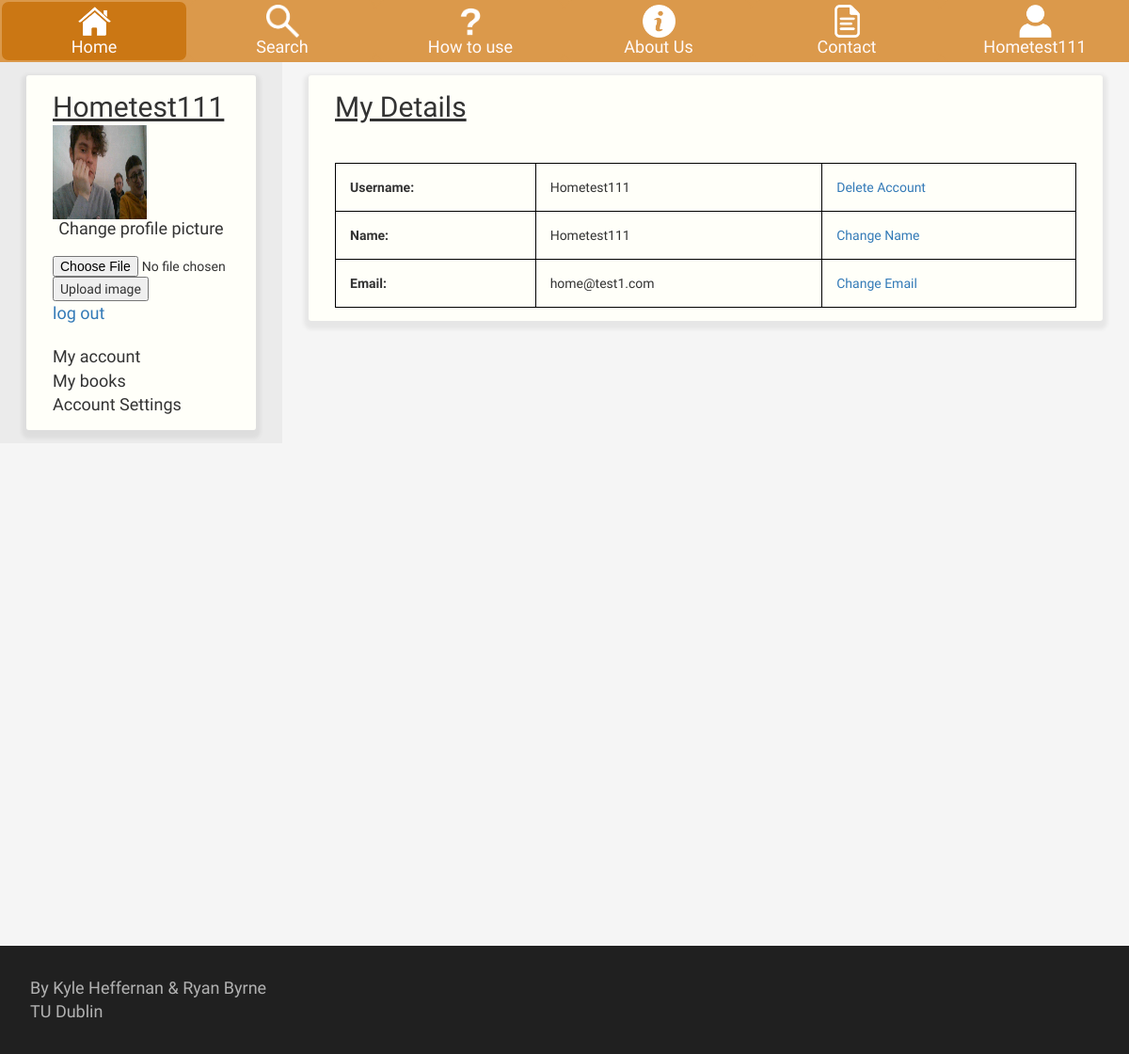
The page /myAccount.php (signed in) on the database its author committed.
### tables this page shows
CREATE TABLE `users` (
  `name` varchar(30) NOT NULL,
  `username` varchar(15) NOT NULL,
  `email` varchar(50) NOT NULL,
  `password` varchar(30) NOT NULL,
  `imgStatus` int(11) NOT NULL
);

### myAccount.php (the view, shortened to what this page needs)
<!DOCTYPE html>
<html lang="en">
<head>
    <link rel="stylesheet" href="https://maxcdn.bootstrapcdn.com/bootstrap/3.3.7/css/bootstrap.min.css">
</head>
<body>
    <div class="container-fluid wholePage">
        <nav>
            <div class="row navRow">
                <a href="index.php">
                    <div class="col-sm-2 tab-box current-box">
                        <img src="res/HomeWhite.png">
                        <h6>Home</h6>
                    </div>
                </a>
                <a href="Results.php">
                    <div class="col-sm-2 tab-box">
                        <img src="res/magnifyingGlassIcon.png">
                        <h6>Search</h6>
                    </div>
                </a>
                <a href="howToUse.php">
                    <div class="col-sm-2 tab-box">
                        <img src="res/questionIcon.png">
                        <h6>How to use</h6>
                    </div>
                </a>
                <a href="aboutUs.php">
                    <div class="col-sm-2 tab-box">
                        <img src="res/aboutUsIcon.png">
                        <h6>About Us</h6>
                    </div>
                </a>
                <a href="contact.php">
                    <div class="col-sm-2 tab-box">
                        <img src="res/ContactIcon.png">
                        <div class="navText">
                            <h6>Contact</h6>
                        </div>
                    </div>
                </a>
                <div class="col-sm-2 tab-box" onclick="slide()">
                    <img class="login" src="res/personIcon.png">
                    <?php
                            if (isset($_SESSION['loggedin']) && $_SESSION['loggedin'] == true)
                            {
                                echo '<h6>'.$_SESSION['Username'].'</h6>';
                            }
                            else
                            {
                                echo"<h6>Account</h6>";
                            }
                        ?>
                </div>
            </div>
        </nav>
        <div class="mainBody">
            <div class="row">
                <div class="col-sm-3 leftMain">
                    <div class="card">
                        <?php echo '<h2>'.$_SESSION['Username'].'</h2>'; ?>
                        <?php
                            $servername = "localhost";
                            $username = "root";
                            $password = "";
                            $dbname = "project2";
                            $conn = new mysqli($servername, $username, $password, $dbname);
                            $id = $_SESSION['Username'];
                            $sqlImg = "SELECT * FROM users WHERE username='$id' AND imgStatus='1'";
                            $result = mysqli_query($conn, $sqlImg) OR die(mysqli_error($conn));
                            $numrows = mysqli_num_rows($result);
                            echo "<div>";
                                if($numrows == 0)
                                {
                                    echo "<img src='res/default.PNG' style='width:100px;height:100px;'>";
                                }
                                else if($numrows == 1)
                                {
                                    echo "<img src='uploads/profile".$id.".jpg' style='width:100px;height:100px;'>";
                                }
                            echo "</div>";
                        ?>
                        <h4>Change profile picture</h4><br>
                        <form method="post" action="upload.php" enctype="multipart/form-data">
                            <input type="file" name="file" required>
                            <button type="Submit" name="submit">Upload image</button><br>
                        </form>
                        <p><a href="logoutSql.php">log out</a></p><br>
                        <p>My account</p>
                        <p>My books</p>
                        <p>Account Settings</p>
                    </div>
                </div>
                <div class="col-sm-9 rightMain">
                    <div class="card">
                        <h2>My Details</h2>
                        <?php
                            $servername = "localhost";
                            $username = "root";
                            $password = "";
                            $dbname = "project2";
                            $connection = new mysqli($servername, $username, $password, $dbname);
                        $sql = "SELECT name, username, email FROM users WHERE username ='".$_SESSION['Username']."' ";
                        $result = $connection->query($sql);
                            while($row = $result->fetch_assoc())
                            {
                            echo
                            "<table>
                            <tr>
                                <th>Username: </th>
                                <td>".$row["username"]."</td>
                                <td><a href='deleteAccount.php'>Delete Account</a></td>
                            </tr>
                            <br>
                            <tr>
                                <th>Name: </th>
                                <td>".$row["name"]."</td>
                                <td><a href='changeName.php'>Change Name</a></td>
                            </tr>
                            <br>
                            <tr>
                                <th>Email: </th>
                                <td>".$row["email"]."</td>
                                <td><a href='changeEmail.php'>Change Email</a></td>
                            </tr>
                            </table>";
                            }
                        ?>
                    </div>
                </div>
            </div>
        </div>
        <footer>
            <p>By Kyle Heffernan & Ryan Byrne</p>
            <p>TU Dublin</p>
        </footer>
    </div>
</body>

### StyleSheet.css (style rules this page uses)
* { font-family: 'Google Sans', sans-serif; }
body { background-color: #f5f5f5; }
.wholePage { min-height: 80em; overflow: hidden; display: block; position: relative; padding-bottom: 10em; height: 100%; }
.container-fluid { width: 100%; margin: 0px; padding: 0px; }
.row { padding: 0px; margin: 0px }
p { font-size: Large; margin: 0px; }
h2 { margin-top: .1em; margin-bottom: .1em; text-decoration: underline; }
nav { padding: 0px; margin: 0px; background: #db994b; position: relative; top: 0; z-index: 2; }
.tab-box { color: snow; text-align: center; vertical-align: bottom; border-top: 1px solid white; padding: .1em; margin: 0px; border-radius: 9px; border: 2px solid #db994b; min-height: 4.5em; }
.current-box { background: #cb7714; }
.tab-box img { width: 60%; max-width: 2.5em; margin: 0px; margin-top: 2px; }
.tab-box h6 { margin: 0px; margin-bottom: 2px; font-size: Large; padding: 0px }
.mainBody { width: 100%; }
.leftMain { background: #ebebeb; padding: 0px; }
.rightMain { padding: 0px; }
.card { background: #fffff9; margin: 1em 2em; padding: 1em 2em; overflow: auto; border-radius: 3px; box-shadow: 0 4px 4px 5px rgba(0, 0, 0, 0.06); }
footer { background: #202020; color: snow; width: 100%; padding: 2em; font-size: medium; color: #b2b2b2; position: absolute; bottom: 0; }
.forms h2, h4 { text-align: center; float: center; margin: 0px; padding: 0px; }
table { border: 2px solid #3F4444; width: 100%; margin-left: auto; margin-right: auto; }
table, th, td { border: 1px solid black; border-collapse: collapse; }
th, td { padding: 15px; }

### rows shown on the page
users: username "Hometest111", name "Hometest111", email "home@test1.com"

### other values the page prints
$_SESSION['Username'] "Hometest111"
